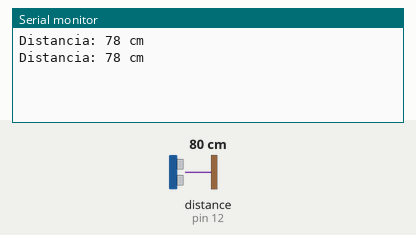
A sketch run on a simulated Arduino Uno, built with avr-gcc and run on an emulated ATmega328P. On the bench: the last lines printed to the serial monitor. Wiring (inferred from the names in the program): ultrasonic range finder: trigger pin 14; echo pin 12. The inputs (shaded band) are chosen by the test bench; at power-on: distance to the obstacle (sensor on pin 12) 80 cm. The echo pulse lasts 58.3 µs per cm.

Above: at 1.8 s.
1.9 s: distance to the obstacle (sensor on pin 12) set to 2 cm
At 2.8 s:
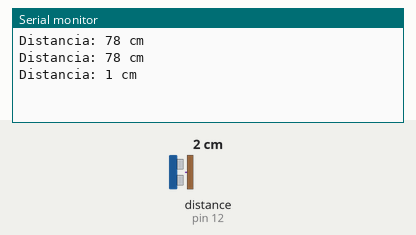
3.4 s: distance to the obstacle (sensor on pin 12) set to 4 cm
At 4.8 s:
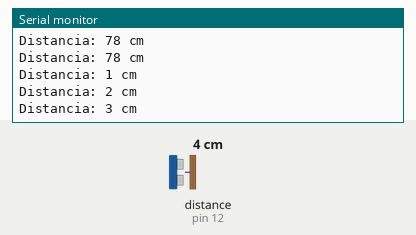
Timing chart, 0 to 6.4 s (numbered marks = the images above; inputs shaded):
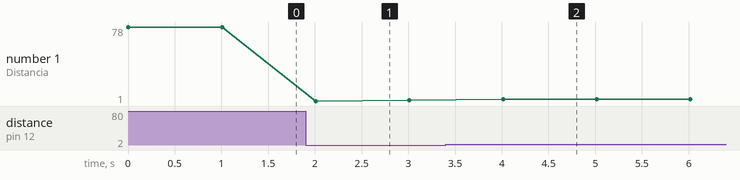

The sketch:

dista.ino
```cpp
#include <Arduino.h>

const int trigPin = 14;  // Pino de trigger do sensor
const int echoPin = 12;  // Pino de eco do sensor

void setup() {
  Serial.begin(9600);
  pinMode(trigPin, OUTPUT);
  pinMode(echoPin, INPUT);
}

void loop() {
  long duration, distance;

  // Envia um pulso no pino de trigger
  digitalWrite(trigPin, LOW);
  delayMicroseconds(2);
  digitalWrite(trigPin, HIGH);
  delayMicroseconds(10);
  digitalWrite(trigPin, LOW);

  // Lê o tempo de eco do pino de echo
  duration = pulseIn(echoPin, HIGH);

  // Calcula a distância em centímetros
  distance = duration * 0.034 / 2;

  // Mostra a distância no Monitor Serial
  Serial.print("Distancia: ");
  Serial.print(distance);
  Serial.println(" cm");

  delay(1000);  // Aguarda 1 segundo antes da próxima leitura
}
```

Measured:
- after the input at 1.9 s, the serial monitor: prints a new line after 0.11 s (image 1)
- after the input at 3.4 s, the serial monitor: prints a new line after 0.61 s (image 2)
- plotted number 1: 78 → 2 after the input at 1.9 s, 2 → 3 after the input at 3.4 s
